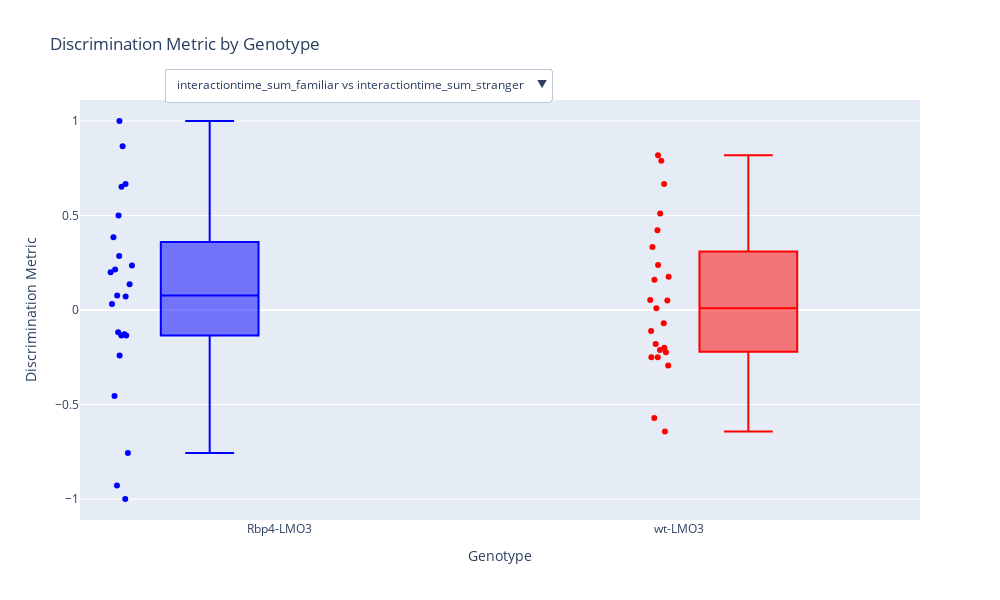

Here is the notebook cell this chart was saved with:
### Code cell
# Calculate the discrimination metric
mouse_analysis.analysis.calculate_discrimination_metric()

# Show the interactive discrimination plot
mouse_analysis.analysis.show_discrimination_plot()

### Figure 1 — Plotly figure (JSON) as saved in the notebook; plotly's stock layout.template omitted (floating-point values rounded to 4 significant figures)
{"data": [{"boxpoints": "all", "hoverinfo": "text", "hovertext": ["Tag: 3427<br>Age: 5.65 months<br>Discrimination: 0.2353", "Tag: 3435<br>Age: 10.61 months<br>Discrimination: 0.5000", "Tag: 3515<br>Age: 9.79 months<br>Discrimination: -1.0000", "Tag: 3518<br>Age: 9.79 months<br>Discrimination: -0.1282", "Tag: 3522<br>Age: 9.69 months<br>Discrimination: -0.9286", "Tag: 3523<br>Age: 9.69 months<br>Discrimination: 1.0000", "Tag: 3554<br>Age: 9.23 months<br>Discrimination: 0.2000", "Tag: 3559<br>Age: 9.10 months<br>Discrimination: -0.7561", "Tag: 3561<br>Age: 9.10 months<br>Discrimination: 0.6667", "Tag: 3548<br>Age: 8.97 months<br>Discrimination: 0.0323", "Tag: 3440<br>Age: 9.59 months<br>Discrimination: 0.0714", "Tag: 3437<br>Age: 10.58 months<br>Discrimination: 0.0769", "Tag: 3439<br>Age: 10.58 months<br>Discrimination: 0.2143", "Tag: 3520<br>Age: 9.59 months<br>Discrimination: 0.1364", "Tag: 3525<br>Age: 10.61 months<br>Discrimination: -0.1351", "Tag: 3551<br>Age: 10.61 months<br>Discrimination: -0.1351", "Tag: 3552<br>Age: 10.61 months<br>Discrimination: 0.8667", "Tag: 3557<br>Age: 10.35 months<br>Discrimination: 0.2857", "Tag: 3562<br>Age: 10.18 months<br>Discrimination: -0.1176", "Tag: 3564<br>Age: 10.18 months<br>Discrimination: 0.6522", "Tag: 3565<br>Age: 10.18 months<br>Discrimination: -0.2414", "Tag: 2809<br>Age: 10.05 months<br>Discrimination: -0.4545", "Tag: 2839<br>Age: 10.05 months<br>Discrimination: 0.3846"], "jitter": 0.3, "marker": {"color": "blue"}, "name": "interactiontime_sum_familiar vs interactiontime_sum_stranger | Rbp4-LMO3", "pointpos": -1.8, "showlegend": false, "type": "box", "visible": true, "x": ["Rbp4-LMO3", "Rbp4-LMO3", "Rbp4-LMO3", "Rbp4-LMO3", "Rbp4-LMO3", "Rbp4-LMO3", "Rbp4-LMO3", "Rbp4-LMO3", "Rbp4-LMO3", "Rbp4-LMO3", "Rbp4-LMO3", "Rbp4-LMO3", "Rbp4-LMO3", "Rbp4-LMO3", "Rbp4-LMO3", "Rbp4-LMO3", "Rbp4-LMO3", "Rbp4-LMO3", "Rbp4-LMO3", "Rbp4-LMO3", "Rbp4-LMO3", "Rbp4-LMO3", "Rbp4-LMO3"], "y": [0.2353, 0.5, -1, -0.1282, -0.9286, 1, 0.2, -0.7561, 0.6667, 0.03226, 0.07143, 0.07692, 0.2143, 0.1364, -0.1351, -0.1351, 0.8667, 0.2857, -0.1176, 0.6522, -0.2414, -0.4545, 0.3846]}, {"boxpoints": "all", "hoverinfo": "text", "hovertext": ["Tag: 3428<br>Age: 5.65 months<br>Discrimination: 0.0097", "Tag: 3434<br>Age: 10.61 months<br>Discrimination: 0.1765", "Tag: 3436<br>Age: 10.61 months<br>Discrimination: 0.1607", "Tag: 3442<br>Age: 9.86 months<br>Discrimination: -0.2231", "Tag: 3514<br>Age: 9.79 months<br>Discrimination: -0.6429", "Tag: 3516<br>Age: 9.79 months<br>Discrimination: -0.1111", "Tag: 3517<br>Age: 9.79 months<br>Discrimination: -0.1795", "Tag: 3555<br>Age: 9.23 months<br>Discrimination: -0.5714", "Tag: 3560<br>Age: 9.10 months<br>Discrimination: 0.3333", "Tag: 3549<br>Age: 8.97 months<br>Discrimination: -0.0698", "Tag: 3550<br>Age: 8.97 months<br>Discrimination: 0.7895", "Tag: 3429<br>Age: 9.59 months<br>Discrimination: 0.5102", "Tag: 3438<br>Age: 10.58 months<br>Discrimination: 0.6667", "Tag: 3445<br>Age: 9.86 months<br>Discrimination: -0.2500", "Tag: 3519<br>Age: 9.59 months<br>Discrimination: -0.2500", "Tag: 3521<br>Age: 8.94 months<br>Discrimination: -0.2941", "Tag: 3524<br>Age: 10.61 months<br>Discrimination: 0.0526", "Tag: 3553<br>Age: 10.61 months<br>Discrimination: 0.8182", "Tag: 3556<br>Age: 10.35 months<br>Discrimination: 0.0500", "Tag: 3558<br>Age: 10.35 months<br>Discrimination: 0.2381", "Tag: 3563<br>Age: 10.18 months<br>Discrimination: 0.4222", "Tag: 2808<br>Age: 10.05 months<br>Discrimination: -0.2121", "Tag: 2838<br>Age: 10.05 months<br>Discrimination: -0.2000"], "jitter": 0.3, "marker": {"color": "red"}, "name": "interactiontime_sum_familiar vs interactiontime_sum_stranger | wt-LMO3", "pointpos": -1.8, "showlegend": false, "type": "box", "visible": true, "x": ["wt-LMO3", "wt-LMO3", "wt-LMO3", "wt-LMO3", "wt-LMO3", "wt-LMO3", "wt-LMO3", "wt-LMO3", "wt-LMO3", "wt-LMO3", "wt-LMO3", "wt-LMO3", "wt-LMO3", "wt-LMO3", "wt-LMO3", "wt-LMO3", "wt-LMO3", "wt-LMO3", "wt-LMO3", "wt-LMO3", "wt-LMO3", "wt-LMO3", "wt-LMO3"], "y": [0.009709, 0.1765, 0.1607, -0.2231, -0.6429, -0.1111, -0.1795, -0.5714, 0.3333, -0.06977, 0.7895, 0.5102, 0.6667, -0.25, -0.25, -0.2941, 0.05263, 0.8182, 0.05, 0.2381, 0.4222, -0.2121, -0.2]}, {"boxpoints": "all", "hoverinfo": "text", "hovertext": ["Tag: 3427<br>Age: 5.65 months<br>Discrimination: 0.2844", "Tag: 3435<br>Age: 10.61 months<br>Discrimination: 0.5000", "Tag: 3515<br>Age: 9.79 months<br>Discrimination: -1.0000", "Tag: 3518<br>Age: 9.79 months<br>Discrimination: 0.4211", "Tag: 3522<br>Age: 9.69 months<br>Discrimination: -0.4211", "Tag: 3523<br>Age: 9.69 months<br>Discrimination: 1.0000", "Tag: 3554<br>Age: 9.23 months<br>Discrimination: 0.0909", "Tag: 3559<br>Age: 9.10 months<br>Discrimination: -0.2308", "Tag: 3561<br>Age: 9.10 months<br>Discrimination: 0.0345", "Tag: 3548<br>Age: 8.97 months<br>Discrimination: 0.0323", "Tag: 3440<br>Age: 9.59 months<br>Discrimination: -0.0722", "Tag: 3437<br>Age: 10.58 months<br>Discrimination: 0.0769", "Tag: 3439<br>Age: 10.58 months<br>Discrimination: 0.1057", "Tag: 3520<br>Age: 9.59 months<br>Discrimination: -0.0654", "Tag: 3525<br>Age: 10.61 months<br>Discrimination: 0.2527", "Tag: 3551<br>Age: 10.61 months<br>Discrimination: 0.3538", "Tag: 3552<br>Age: 10.61 months<br>Discrimination: 0.4737", "Tag: 3557<br>Age: 10.35 months<br>Discrimination: 0.1489", "Tag: 3562<br>Age: 10.18 months<br>Discrimination: -0.1176", "Tag: 3564<br>Age: 10.18 months<br>Discrimination: 0.4074", "Tag: 3565<br>Age: 10.18 months<br>Discrimination: 0.1756", "Tag: 2809<br>Age: 10.05 months<br>Discrimination: -0.4545", "Tag: 2839<br>Age: 10.05 months<br>Discrimination: 0.0588"], "jitter": 0.3, "marker": {"color": "blue"}, "name": "interactiontime_avg_familiar vs interactiontime_avg_stranger | Rbp4-LMO3", "pointpos": -1.8, "showlegend": false, "type": "box", "visible": false, "x": ["Rbp4-LMO3", "Rbp4-LMO3", "Rbp4-LMO3", "Rbp4-LMO3", "Rbp4-LMO3", "Rbp4-LMO3", "Rbp4-LMO3", "Rbp4-LMO3", "Rbp4-LMO3", "Rbp4-LMO3", "Rbp4-LMO3", "Rbp4-LMO3", "Rbp4-LMO3", "Rbp4-LMO3", "Rbp4-LMO3", "Rbp4-LMO3", "Rbp4-LMO3", "Rbp4-LMO3", "Rbp4-LMO3", "Rbp4-LMO3", "Rbp4-LMO3", "Rbp4-LMO3", "Rbp4-LMO3"], "y": [0.2844, 0.5, -1, 0.4211, -0.4211, 1, 0.09091, -0.2308, 0.03448, 0.03226, -0.07216, 0.07692, 0.1057, -0.06542, 0.2527, 0.3538, 0.4737, 0.1489, -0.1176, 0.4074, 0.1756, -0.4545, 0.05882]}, {"boxpoints": "all", "hoverinfo": "text", "hovertext": ["Tag: 3428<br>Age: 5.65 months<br>Discrimination: 0.0623", "Tag: 3434<br>Age: 10.61 months<br>Discrimination: -0.3893", "Tag: 3436<br>Age: 10.61 months<br>Discrimination: 0.0029", "Tag: 3442<br>Age: 9.86 months<br>Discrimination: 0.0668", "Tag: 3514<br>Age: 9.79 months<br>Discrimination: -0.2661", "Tag: 3516<br>Age: 9.79 months<br>Discrimination: -0.1795", "Tag: 3517<br>Age: 9.79 months<br>Discrimination: 0.1120", "Tag: 3555<br>Age: 9.23 months<br>Discrimination: -0.3538", "Tag: 3560<br>Age: 9.10 months<br>Discrimination: 0.4545", "Tag: 3549<br>Age: 8.97 months<br>Discrimination: -0.0698", "Tag: 3550<br>Age: 8.97 months<br>Discrimination: 0.2593", "Tag: 3429<br>Age: 9.59 months<br>Discrimination: 0.0137", "Tag: 3438<br>Age: 10.58 months<br>Discrimination: 0.1538", "Tag: 3445<br>Age: 9.86 months<br>Discrimination: -0.1864", "Tag: 3519<br>Age: 9.59 months<br>Discrimination: -0.2500", "Tag: 3521<br>Age: 8.94 months<br>Discrimination: -0.3469", "Tag: 3524<br>Age: 10.61 months<br>Discrimination: 0.0526", "Tag: 3553<br>Age: 10.61 months<br>Discrimination: 0.1111", "Tag: 3556<br>Age: 10.35 months<br>Discrimination: -0.1276", "Tag: 3558<br>Age: 10.35 months<br>Discrimination: -0.0370", "Tag: 3563<br>Age: 10.18 months<br>Discrimination: 0.4834", "Tag: 2808<br>Age: 10.05 months<br>Discrimination: -0.0714", "Tag: 2838<br>Age: 10.05 months<br>Discrimination: -0.0909"], "jitter": 0.3, "marker": {"color": "red"}, "name": "interactiontime_avg_familiar vs interactiontime_avg_stranger | wt-LMO3", "pointpos": -1.8, "showlegend": false, "type": "box", "visible": false, "x": ["wt-LMO3", "wt-LMO3", "wt-LMO3", "wt-LMO3", "wt-LMO3", "wt-LMO3", "wt-LMO3", "wt-LMO3", "wt-LMO3", "wt-LMO3", "wt-LMO3", "wt-LMO3", "wt-LMO3", "wt-LMO3", "wt-LMO3", "wt-LMO3", "wt-LMO3", "wt-LMO3", "wt-LMO3", "wt-LMO3", "wt-LMO3", "wt-LMO3", "wt-LMO3"], "y": [0.06231, -0.3893, 0.002893, 0.06683, -0.2661, -0.1795, 0.112, -0.3538, 0.4545, -0.06977, 0.2593, 0.0137, 0.1538, -0.1864, -0.25, -0.3469, 0.05263, 0.1111, -0.1276, -0.03704, 0.4834, -0.07143, -0.09091]}, {"boxpoints": "all", "hoverinfo": "text", "hovertext": ["Tag: 3427<br>Age: 5.65 months<br>Discrimination: -0.0526", "Tag: 3435<br>Age: 10.61 months<br>Discrimination: 0.0000", "Tag: 3515<br>Age: 9.79 months<br>Discrimination: -1.0000", "Tag: 3518<br>Age: 9.79 months<br>Discrimination: -0.5211", "Tag: 3522<br>Age: 9.69 months<br>Discrimination: -0.8333", "Tag: 3523<br>Age: 9.69 months<br>Discrimination: 1.0000", "Tag: 3554<br>Age: 9.23 months<br>Discrimination: 0.1111", "Tag: 3559<br>Age: 9.10 months<br>Discrimination: -0.6364", "Tag: 3561<br>Age: 9.10 months<br>Discrimination: 0.6471", "Tag: 3548<br>Age: 8.97 months<br>Discrimination: 0.0000", "Tag: 3440<br>Age: 9.59 months<br>Discrimination: 0.1429", "Tag: 3437<br>Age: 10.58 months<br>Discrimination: 0.0000", "Tag: 3439<br>Age: 10.58 months<br>Discrimination: 0.1111", "Tag: 3520<br>Age: 9.59 months<br>Discrimination: 0.2000", "Tag: 3525<br>Age: 10.61 months<br>Discrimination: -0.3750", "Tag: 3551<br>Age: 10.61 months<br>Discrimination: -0.4667", "Tag: 3552<br>Age: 10.61 months<br>Discrimination: 0.6667", "Tag: 3557<br>Age: 10.35 months<br>Discrimination: 0.1429", "Tag: 3562<br>Age: 10.18 months<br>Discrimination: 0.0000", "Tag: 3564<br>Age: 10.18 months<br>Discrimination: 0.3333", "Tag: 3565<br>Age: 10.18 months<br>Discrimination: -0.4000", "Tag: 2809<br>Age: 10.05 months<br>Discrimination: 0.0000", "Tag: 2839<br>Age: 10.05 months<br>Discrimination: 0.3333"], "jitter": 0.3, "marker": {"color": "blue"}, "name": "approach_sum_familiar vs approach_sum_stranger | Rbp4-LMO3", "pointpos": -1.8, "showlegend": false, "type": "box", "visible": false, "x": ["Rbp4-LMO3", "Rbp4-LMO3", "Rbp4-LMO3", "Rbp4-LMO3", "Rbp4-LMO3", "Rbp4-LMO3", "Rbp4-LMO3", "Rbp4-LMO3", "Rbp4-LMO3", "Rbp4-LMO3", "Rbp4-LMO3", "Rbp4-LMO3", "Rbp4-LMO3", "Rbp4-LMO3", "Rbp4-LMO3", "Rbp4-LMO3", "Rbp4-LMO3", "Rbp4-LMO3", "Rbp4-LMO3", "Rbp4-LMO3", "Rbp4-LMO3", "Rbp4-LMO3", "Rbp4-LMO3"], "y": [-0.05263, 0, -1, -0.5211, -0.8333, 1, 0.1111, -0.6364, 0.6471, 0, 0.1429, 0, 0.1111, 0.2, -0.375, -0.4667, 0.6667, 0.1429, 0, 0.3333, -0.4, 0, 0.3333]}, {"boxpoints": "all", "hoverinfo": "text", "hovertext": ["Tag: 3428<br>Age: 5.65 months<br>Discrimination: -0.0526", "Tag: 3434<br>Age: 10.61 months<br>Discrimination: 0.5294", "Tag: 3436<br>Age: 10.61 months<br>Discrimination: 0.1579", "Tag: 3442<br>Age: 9.86 months<br>Discrimination: -0.2857", "Tag: 3514<br>Age: 9.79 months<br>Discrimination: -0.4545", "Tag: 3516<br>Age: 9.79 months<br>Discrimination: 0.0667", "Tag: 3517<br>Age: 9.79 months<br>Discrimination: -0.2857", "Tag: 3555<br>Age: 9.23 months<br>Discrimination: -0.2727", "Tag: 3560<br>Age: 9.10 months<br>Discrimination: -0.1429", "Tag: 3549<br>Age: 8.97 months<br>Discrimination: 0.0000", "Tag: 3550<br>Age: 8.97 months<br>Discrimination: 0.6667", "Tag: 3429<br>Age: 9.59 months<br>Discrimination: 0.5000", "Tag: 3438<br>Age: 10.58 months<br>Discrimination: 0.5714", "Tag: 3445<br>Age: 9.86 months<br>Discrimination: -0.0667", "Tag: 3519<br>Age: 9.59 months<br>Discrimination: 0.0000", "Tag: 3521<br>Age: 8.94 months<br>Discrimination: 0.0588", "Tag: 3524<br>Age: 10.61 months<br>Discrimination: 0.0000", "Tag: 3553<br>Age: 10.61 months<br>Discrimination: 0.7778", "Tag: 3556<br>Age: 10.35 months<br>Discrimination: 0.1765", "Tag: 3558<br>Age: 10.35 months<br>Discrimination: 0.2727", "Tag: 3563<br>Age: 10.18 months<br>Discrimination: -0.0769", "Tag: 2808<br>Age: 10.05 months<br>Discrimination: -0.1429", "Tag: 2838<br>Age: 10.05 months<br>Discrimination: -0.1111"], "jitter": 0.3, "marker": {"color": "red"}, "name": "approach_sum_familiar vs approach_sum_stranger | wt-LMO3", "pointpos": -1.8, "showlegend": false, "type": "box", "visible": false, "x": ["wt-LMO3", "wt-LMO3", "wt-LMO3", "wt-LMO3", "wt-LMO3", "wt-LMO3", "wt-LMO3", "wt-LMO3", "wt-LMO3", "wt-LMO3", "wt-LMO3", "wt-LMO3", "wt-LMO3", "wt-LMO3", "wt-LMO3", "wt-LMO3", "wt-LMO3", "wt-LMO3", "wt-LMO3", "wt-LMO3", "wt-LMO3", "wt-LMO3", "wt-LMO3"], "y": [-0.05263, 0.5294, 0.1579, -0.2857, -0.4545, 0.06667, -0.2857, -0.2727, -0.1429, 0, 0.6667, 0.5, 0.5714, -0.06667, 0, 0.05882, 0, 0.7778, 0.1765, 0.2727, -0.07692, -0.1429, -0.1111]}], "layout": {"boxmode": "group", "height": 600, "title": {"text": "Discrimination Metric by Genotype"}, "updatemenus": [{"buttons": [{"args": [{"visible": [true, true, false, false, false, false]}, {"title": "Discrimination Metric: interactiontime_sum_familiar vs interactiontime_sum_stranger"}], "label": "interactiontime_sum_familiar vs interactiontime_sum_stranger", "method": "update"}, {"args": [{"visible": [false, false, true, true, false, false]}, {"title": "Discrimination Metric: interactiontime_avg_familiar vs interactiontime_avg_stranger"}], "label": "interactiontime_avg_familiar vs interactiontime_avg_stranger", "method": "update"}, {"args": [{"visible": [false, false, false, false, true, true]}, {"title": "Discrimination Metric: approach_sum_familiar vs approach_sum_stranger"}], "label": "approach_sum_familiar vs approach_sum_stranger", "method": "update"}], "direction": "down", "pad": {"r": 10, "t": 10}, "showactive": true, "x": 0.1, "xanchor": "left", "y": 1.1, "yanchor": "top"}], "width": 1000, "xaxis": {"title": {"text": "Genotype"}}, "yaxis": {"title": {"text": "Discrimination Metric"}}}}
